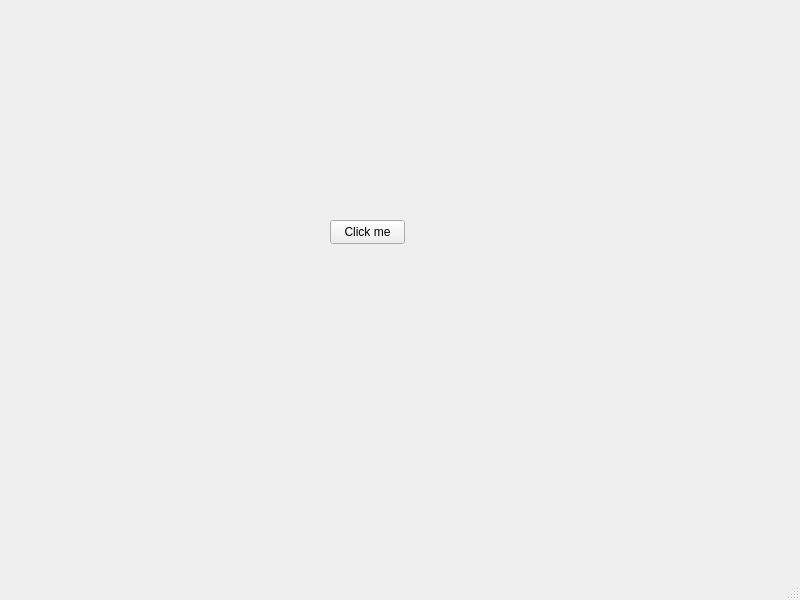
<?xml version="1.0" encoding="UTF-8"?>
<ui version="4.0">
 <class>MainWindow</class>
 <widget class="QMainWindow" name="MainWindow">
  <property name="geometry">
   <rect>
    <x>0</x>
    <y>0</y>
    <width>800</width>
    <height>600</height>
   </rect>
  </property>
  <property name="windowTitle">
   <string>MainWindow</string>
  </property>
  <widget class="QWidget" name="centralwidget">
   <widget class="QPushButton" name="pushButton">
    <property name="geometry">
     <rect>
      <x>330</x>
      <y>220</y>
      <width>75</width>
      <height>24</height>
     </rect>
    </property>
    <property name="text">
     <string>Click me</string>
    </property>
   </widget>
  </widget>
  <widget class="QMenuBar" name="menubar">
   <property name="geometry">
    <rect>
     <x>0</x>
     <y>0</y>
     <width>800</width>
     <height>22</height>
    </rect>
   </property>
  </widget>
  <widget class="QStatusBar" name="statusbar"/>
 </widget>
 <resources/>
 <connections/>
</ui>
